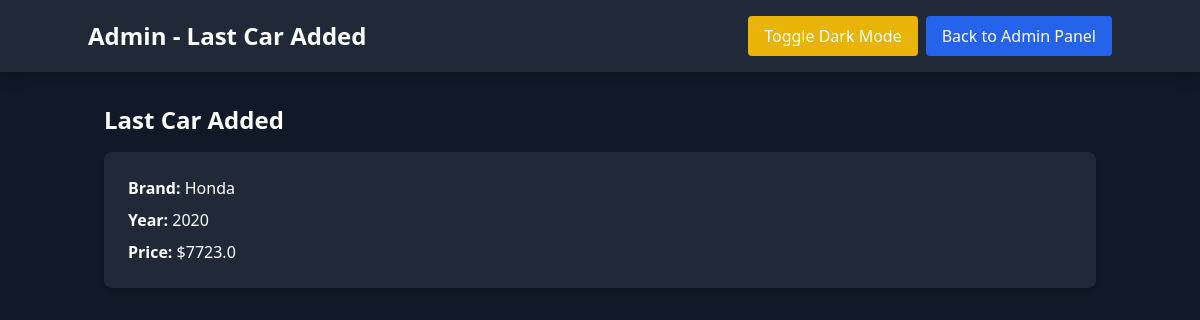
The app's page /progress with its own data.
### models.py (models this page shows)
class Cars(db.Model):
    id = db.Column(db.Integer, primary_key=True)
    car_brand = db.Column(db.String(20), nullable=False)
    mileage = db.Column(db.Integer, nullable=False)
    man_year = db.Column(db.Integer, nullable=False)
    predicted_price = db.Column(db.Float, nullable=True)  # NEW: predicted price column

### Mech/main/routes.py (the view)
@main.route('/progress')
def progress():
    last_car = Cars.query.order_by(Cars.id.desc()).first()
    return render_template('progress.html', car=last_car)

### Mech/main/templates/progress.html (shortened to what this page needs)
<!DOCTYPE html>
<html lang="en" class="dark">
<head>
    <script src="https://cdn.tailwindcss.com"></script>
</head>
<body class="bg-gray-100 dark:bg-gray-900 dark:text-white font-sans">
    <nav class="bg-gray-800 p-4 shadow-lg mb-4">
        <div class="container mx-auto flex justify-between items-center">
            <span class="text-white text-2xl font-bold">Admin - Last Car Added</span>
            <div class="flex gap-2">
                <button id="toggleDarkMode" class="bg-yellow-500 hover:bg-yellow-600 text-white px-4 py-2 rounded">
                    Toggle Dark Mode
                </button>
                <a href="{{ url_for('main.view_users') }}" class="bg-blue-600 text-white px-4 py-2 rounded hover:bg-blue-700">
                    Back to Admin Panel
                </a>
            </div>
        </div>
    </nav>
    <div class="container mx-auto p-4">
        {% if car %}
            <h2 class="text-2xl font-semibold mb-4">Last Car Added</h2>
            <div class="bg-white dark:bg-gray-800 rounded-lg shadow-md p-6 space-y-2">
                <p><span class="font-semibold">Brand:</span> {{ car.car_brand }}</p>
                <p><span class="font-semibold">Year:</span> {{ car.man_year }}</p>
                <p><span class="font-semibold">Price:</span> ${{ car.predicted_price }}</p>
            </div>
        {% else %}
            <div class="text-center text-gray-600 dark:text-gray-300">
                <p>No car data available.</p>
            </div>
        {% endif %}
    </div>
</body>
</html>

### records on screen
Cars: car_brand "Honda", man_year "2020", predicted_price "7723.0"
